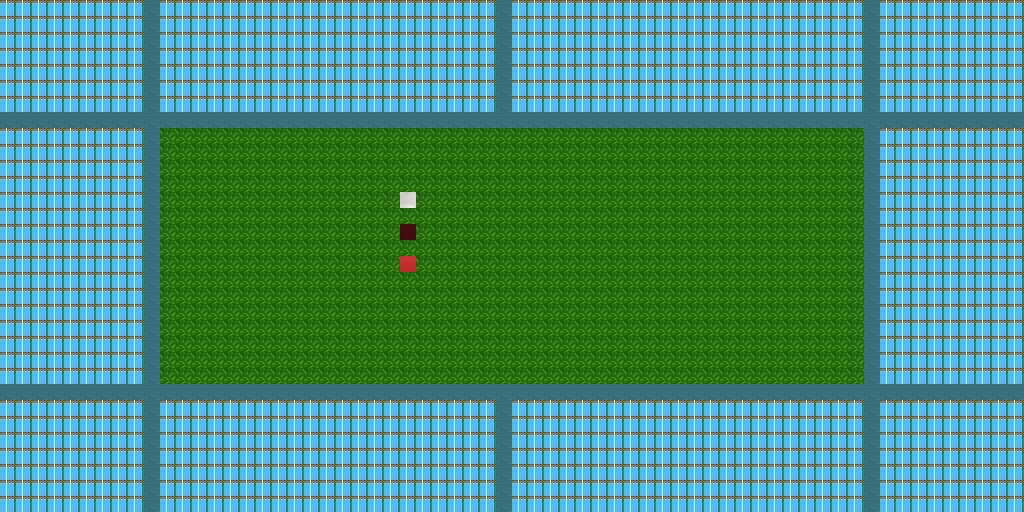

A 2D game scene composited from a Tiled map and its tileset images. What follows is a short description and the map's XML, with each tile layer's data collapsed to a summary:
An orthogonal 64x32 tile map with 16x16 px tiles, 1 tile layer (Tile Layer 1), 4 tilesets.

<map version="1.0" orientation="orthogonal" width="64" height="32" tilewidth="16" tileheight="16">
 <tileset firstgid="1" name="set1" tilewidth="16" tileheight="16">
  <image source="japhouse.png" width="256" height="1632" />
  <tile id="80">
   <properties>
    <property name="grass" value="" />
   </properties>
  </tile>
  <tile id="121">
   <properties>
    <property name="path" value="" />
   </properties>
  </tile>
  <tile id="648">
   <properties>
    <property name="red" value="" />
   </properties>
  </tile>
  <tile id="695">
   <properties>
    <property name="green" value="" />
   </properties>
  </tile>
  <tile id="708">
   <properties>
    <property name="src" value="" />
   </properties>
  </tile>
  <tile id="1597">
   <properties>
    <property name="source" value="" />
   </properties>
  </tile>
 </tileset>
 <tileset firstgid="1633" name="set2" tilewidth="16" tileheight="16">
  <image source="set.jpg" width="225" height="225" />
  <tile id="124">
   <properties>
    <property name="seats" value="" />
   </properties>
  </tile>
 </tileset>
 <tileset firstgid="1829" name="tile3" tilewidth="16" tileheight="16">
  <image source="20130726_154647.jpg" width="3264" height="2448" />
  <tile id="17859">
   <properties>
    <property name="testgreen" value="" />
   </properties>
  </tile>
  <tile id="21104">
   <properties>
    <property name="dest" value="" />
   </properties>
  </tile>
  <tile id="27097">
   <properties>
    <property name="white2" value="" />
   </properties>
  </tile>
  <tile id="29948">
   <properties>
    <property name="final" value="" />
   </properties>
  </tile>
  <tile id="30916">
   <properties>
    <property name="green2" value="" />
   </properties>
  </tile>
 </tileset>
 <tileset firstgid="33041" name="tile4" tilewidth="16" tileheight="16">
  <image source="5z1KX.png" width="736" height="672" />
  <tile id="47">
   <properties>
    <property name="destfinal" value="" />
   </properties>
  </tile>
  <tile id="497">
   <properties>
    <property name="white" value="" />
   </properties>
  </tile>
 </tileset>
 <layer name="Tile Layer 1" width="64" height="32">
  <data>[2048 cells, 2048 non-empty, 6 distinct tile ids]</data>
 </layer>
</map>
